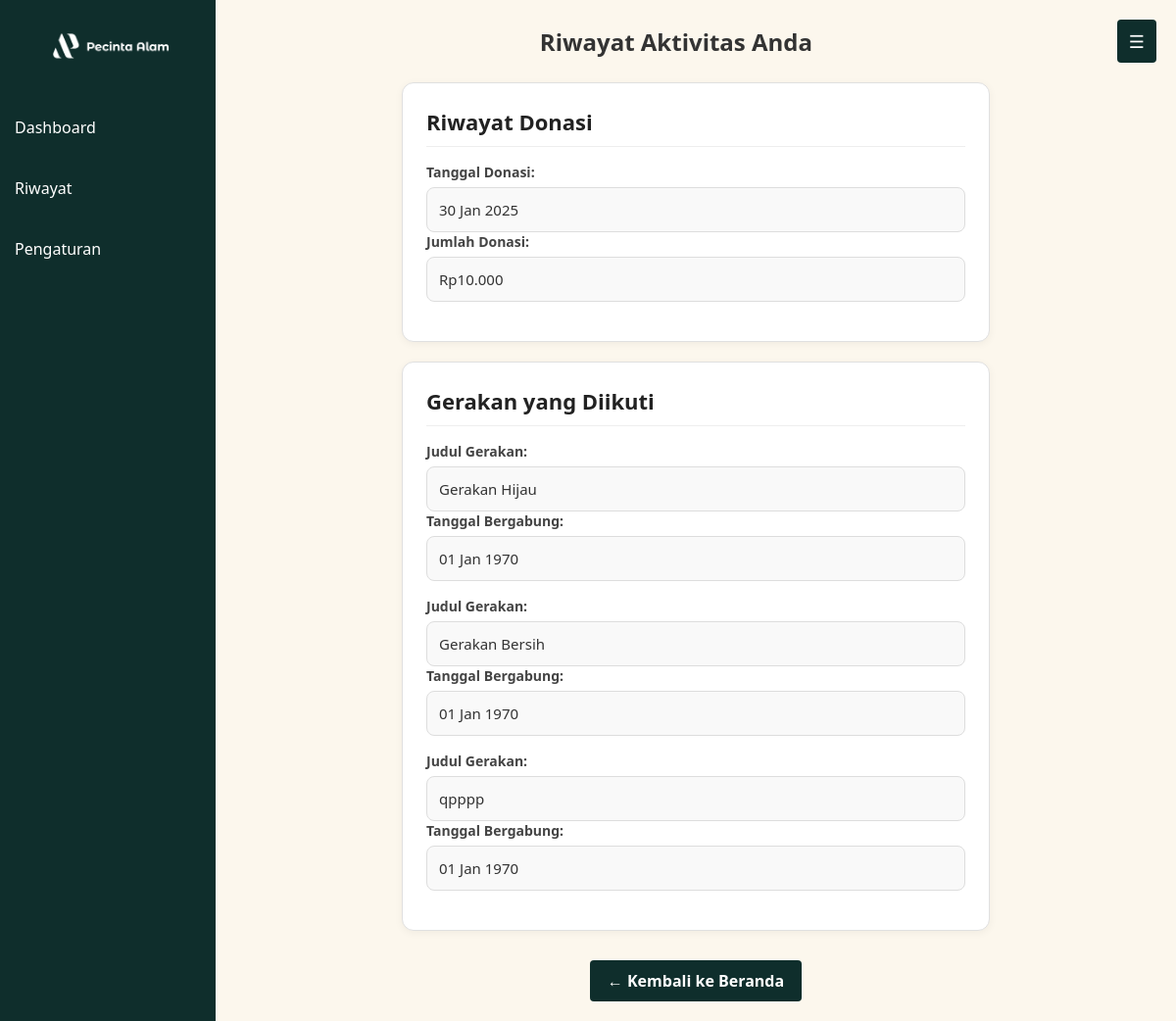
The page /dashboard/user/riwayat.php (signed in) on the database its author committed.
### tables this page shows
CREATE TABLE `donasi` (
  `id_donasi` int(11) NOT NULL,
  `id_user` int(11) NOT NULL,
  `nama` varchar(255) NOT NULL,
  `email` varchar(255) NOT NULL,
  `nominal` decimal(10,2) NOT NULL,
  `bukti_transfer` varchar(255) DEFAULT NULL,
  `tanggal` timestamp NOT NULL DEFAULT current_timestamp()
);

CREATE TABLE `pengguna_gerakan` (
  `id_user` int(11) NOT NULL,
  `id_gerakan` int(11) NOT NULL,
  `tanggal_ikut` timestamp NULL DEFAULT current_timestamp()
);

CREATE TABLE `gerakan` (
  `id_gerakan` int(11) NOT NULL,
  `judul_gerakan` varchar(200) NOT NULL,
  `deskripsi` text DEFAULT NULL,
  `tanggal_mulai` date DEFAULT NULL,
  `tanggal_selesai` date DEFAULT NULL,
  `id_kolaborator` int(11) DEFAULT NULL,
  `lokasi` varchar(100) DEFAULT NULL
);

### dashboard/user/riwayat.php (the view, shortened to what this page needs)
<?php
include '../../config/db.php';
$id_user = $_SESSION['id_user'];
$query_donasi = "SELECT nominal, tanggal FROM donasi WHERE id_user = ? ORDER BY tanggal DESC";
$stmt_donasi = $conn->prepare($query_donasi);
$stmt_donasi->bind_param("i", $id_user);
$stmt_donasi->execute();
$result_donasi = $stmt_donasi->get_result();
$query_gerakan = "
    SELECT g.judul_gerakan, pg.tanggal_ikut
    FROM pengguna_gerakan pg
    JOIN gerakan g ON pg.id_gerakan = g.id_gerakan
    WHERE pg.id_user = ?
    ORDER BY pg.tanggal_ikut DESC
";
$stmt_gerakan = $conn->prepare($query_gerakan);
$stmt_gerakan->bind_param("i", $id_user);
$stmt_gerakan->execute();
$result_gerakan = $stmt_gerakan->get_result();
?>
<!DOCTYPE html>
<html lang="id">
<head>
    <link rel="stylesheet" href="../../assets/css/riwayat.css">
</head>
<body>
<div class="container">
    <aside id="sidebar">
        <div class="logo">
            <img width="80%" src="../../assets/images/logo1.png" alt="Logo Komunitas Pecinta Alam">
        </div>
        <ul class="menu">
            <li><a href="dashboard.php">Dashboard</a></li>
            <li><a href="riwayat.php">Riwayat</a></li>
            <li><a href="pengaturan.php">Pengaturan</a></li>
        </ul>
    </aside>
    <main>
        <header>
            <h2>Riwayat Aktivitas Anda</h2>
            <button id="toggleBtn" onclick="toggleSidebar()">☰</button>
        </header>
        <section class="profile-info">
            <h3>Riwayat Donasi</h3>
            <?php if ($result_donasi->num_rows > 0): ?>
                <?php while ($donasi = $result_donasi->fetch_assoc()): ?>
                    <p>
                        <strong>Tanggal Donasi:</strong>
                        <span><?= date('d M Y', strtotime($donasi['tanggal'])); ?></span>
                        <strong>Jumlah Donasi:</strong>
                        <span>Rp<?= number_format($donasi['nominal'], 0, ',', '.'); ?></span>
                    </p>
                <?php endwhile; ?>
            <?php else: ?>
                <p><span>Belum ada riwayat donasi.</span></p>
            <?php endif; ?>
        </section>
        <section class="profile-info">
            <h3>Gerakan yang Diikuti</h3>
            <?php if ($result_gerakan->num_rows > 0): ?>
                <?php while ($gerakan = $result_gerakan->fetch_assoc()): ?>
                    <p>
                        <strong>Judul Gerakan:</strong>
                        <span><?= htmlspecialchars($gerakan['judul_gerakan']); ?></span>
                        <strong>Tanggal Bergabung:</strong>
                        <span><?= date('d M Y', strtotime($gerakan['tanggal_ikut'])); ?></span>
                    </p>
                <?php endwhile; ?>
            <?php else: ?>
                <p><span>Belum mengikuti gerakan apapun.</span></p>
            <?php endif; ?>
        </section>
        <a href="../../index.php" class="back-button">← Kembali ke Beranda</a>
    </main>
</div>
</body>
</html>

### assets/css/riwayat.css (style rules this page uses)
* { box-sizing: border-box; margin: 0; padding: 0; font-family: 'Segoe UI', sans-serif; }
body, html { height: 100%; }
.container { display: flex; height: 100vh; }
aside { width: 220px; background-color: rgb(15, 46, 44); color: white; transition: 0.3s ease; overflow: hidden; }
.logo { padding: 20px; font-size: 20px; font-weight: bold; text-align: center; }
.menu { list-style: none; padding: 0; }
.menu li a { cursor: pointer; text-decoration: none; color: white; display: block; padding: 20px 15px; }
main { flex: 1; background: #FCF7ED; padding: 20px; transition: margin-left 0.3s ease; overflow-y: auto; }
header { display: flex; align-items: center; justify-content: space-between; margin-bottom: 20px; }
h2 { font-size: 24px; color: #333; text-align: center; flex: 1; }
#toggleBtn { color: white; background-color: rgb(15, 46, 44); border: none; padding: 10px 12px; font-size: 18px; cursor: pointer; border-radius: 4px; }
.profile-info { background-color: #fff; border: 1px solid #e0e0e0; border-radius: 12px; padding: 24px; max-width: 600px; margin: 20px auto; box-shadow: 0 2px 8px rgba(0,0,0,0.05); }
.profile-info h3 { font-size: 22px; margin-bottom: 16px; color: #222; border-bottom: 1px solid #eee; padding-bottom: 10px; }
.profile-info p { display: flex; flex-direction: column; margin: 16px 0; }
.profile-info p strong { font-weight: 600; color: #444; margin-bottom: 6px; font-size: 14px; }
.profile-info p span { padding: 12px; border: 1px solid #ddd; border-radius: 8px; background-color: #f9f9f9; font-size: 15px; color: #333; }
.back-button { display: block; width: fit-content; margin: 30px auto 0; padding: 10px 18px; background-color: rgb(15, 46, 44); color: white; text-decoration: none; border-radius: 4px; font-weight: bold; transition: background 0.3s; }

### rows shown on the page
donasi: tanggal "30 Jan 2025", nominal "10.000"
pengguna_gerakan: id_gerakan.judul_gerakan "Gerakan Hijau", tanggal_ikut "01 Jan 1970"
pengguna_gerakan: id_gerakan.judul_gerakan "Gerakan Bersih", tanggal_ikut "01 Jan 1970"
pengguna_gerakan: id_gerakan.judul_gerakan "qpppp", tanggal_ikut "01 Jan 1970"
